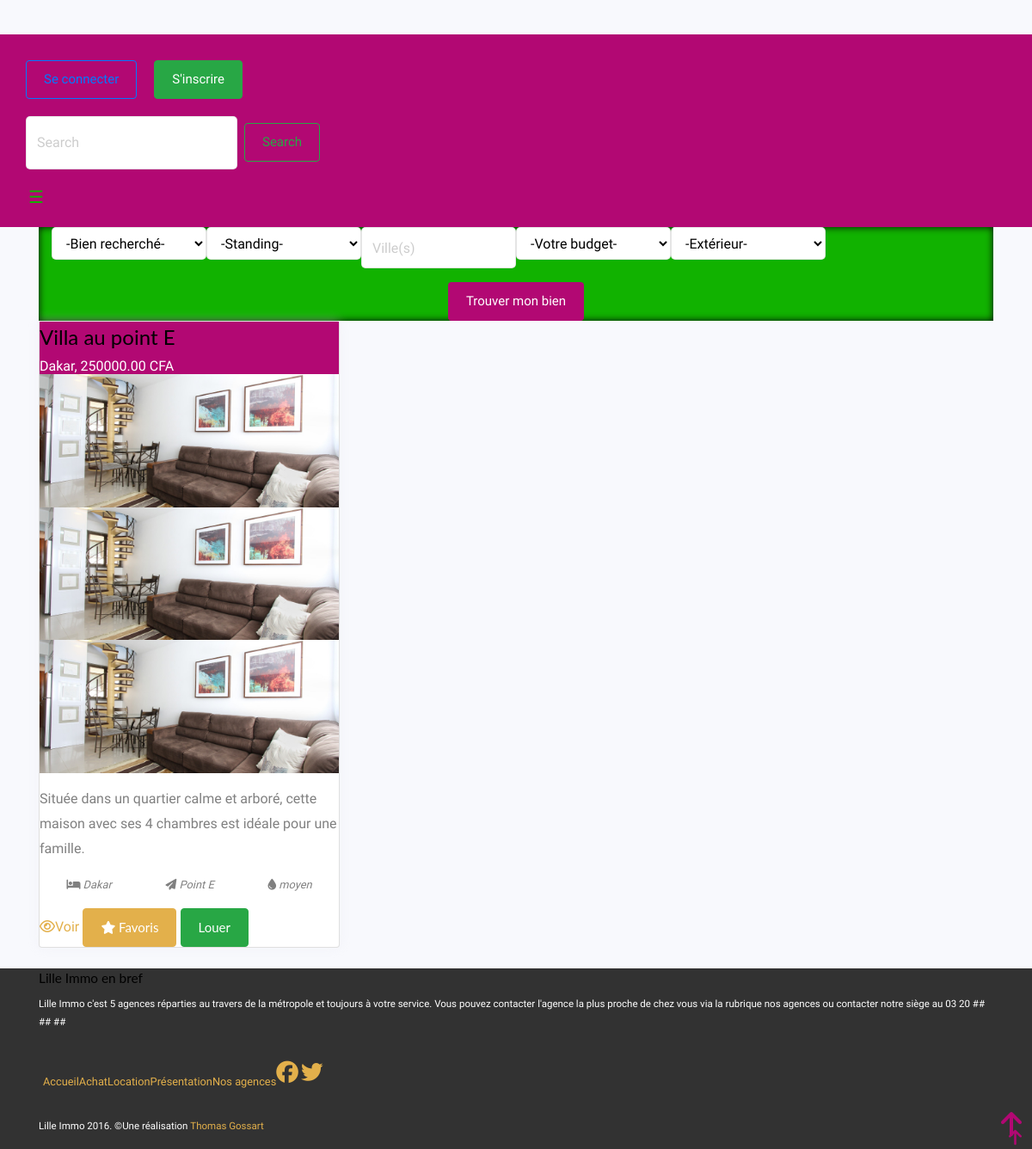
The page /annonces/ on the database its author committed.
### annonces/models.py (models this page shows)
class Annonce(models.Model):
    TANDING_CHOICES = [
        ('standard', 'Standard'),
        ('moyen', 'Moyen'),
        ('haut', 'Haut'),
    ]
    titre = models.CharField(max_length=200)
    proprietaire = models.ForeignKey(User, on_delete=models.CASCADE, related_name='annonces_proprietaire')
    locataire = models.ForeignKey(User, on_delete=models.CASCADE,null=True,blank=True, related_name='annonces_locataire')
    ville = models.CharField(max_length=100)
    quartier = models.CharField(max_length=100)
    prix = models.DecimalField(max_digits=10, decimal_places=2)
    description = models.TextField()
    standing = models.CharField(max_length=10, choices=TANDING_CHOICES)
    date_creation = models.DateTimeField(auto_now_add=True)
    louer=models.BooleanField(default=False)
    image = models.ImageField(upload_to='images', default=None)

### annonces/views.py (the view)
# urls.py: path('', views.accueil, name="home"),
def accueil(request):
    annonces = Annonce.objects.filter(louer=False).order_by('-date_creation')
    context = {'annonces': annonces}
    return render(request, 'annonces/accueil.html', context)

### templates/annonces/accueil.html (shortened to what this page needs)
{% extends 'base.html' %}
{% block content %}
<section class="container">
    <div class="container-fluid top_search p-x-1 p-y-1 m-b-3">
        <form>
          <div class="form-group m-x-1">
            <select class="form-control">
              <option>-Bien recherché-</option>
            </select>
          </div>
          <div class="form-group m-x-1">
            <select class="form-control">
              <option>-Standing-</option>
            </select>
          </div>
          <div class="form-group m-x-1">
            <input class="form-control" type="text" placeholder="Ville(s)">
          </div>
          <div class="form-group m-x-1">
            <select class="form-control">
              <option>-Votre budget-</option>
            </select>
          </div>
          <div class="form-group m-x-1">
            <select class="form-control">
              <option>-Extérieur-</option>
            </select>
          </div>
        </form>
        <button type="submit" class="btn" id="find_button">Trouver mon bien</button>
      </div>
  <div class="row">
    {% for annonce in annonces %}
    <div class="col-xs-12 col-sm-6 col-md-4">
      <article class="card">
        <div class="card-block text-xs-center head">
          <h4 class="card-title">{{ annonce.titre }} </h4>
          <h6 class="card-subtitle">{{ annonce.ville }}, {{ annonce.prix }} CFA</h6>
        </div>
        <figure>
          <img src="{{annonce.image.url}}" class="img-fluid hidden-sm-up" alt="appartement à vendre">
          <img src="{{annonce.image.url}}" class="img-fluid hidden-xs-down hidden-lg-up" alt="appartement à vendre">
          <img src="{{annonce.image.url}}" class="img-fluid hidden-md-down" alt="appartement à vendre">
        </figure>
        <div class="card-block text-xs-center">
          <p class="card-text">{{ annonce.description }}</p>
          <figure class="description">
            <span><i class="fa fa-bed" aria-hidden="true"></i> {{ annonce.ville }}</span>
            <span><i class="fa fa-paper-plane" aria-hidden="true"></i>  {{ annonce.quartier }} </span>
            <span><i class="fa fa-tint" aria-hidden="true"></i> {{ annonce.standing }} </span>
          </figure>
          <a href="#" class="card-link"><i class="fa fa-eye m-r-1" aria-hidden="true"></i>Voir</a>
          <button class="btn btn-primary m-r-1"><i class="fa fa-star" aria-hidden="true"></i> Favoris</button>
          <button class="btn btn-success">Louer</button>
        </div>
      </article>
    </div>
    {% endfor %}
  </div>
</section>
{% endblock %}

### static/css/main.css (style rules this page uses)
html { color: #222; font-size: 1em; line-height: 1.4; }
audio, canvas, iframe, img, svg, video { vertical-align: middle; }
body, #personal_space, .gallery, .description { display: flex; }
body { min-height: 100vh; width: 100%; flex-direction: column; }
a, a:hover { color: inherit; }
p, span, form, #find_button, figcaption { font-family: 'Open Sans', sans-serif; }
h2, h3, h4, h5, h6, a, .appeal { font-family: 'Reem Kufi', sans-serif; }
nav, footer, #find_button, #search_form h3, .head, #contact_button { color: white; }
#search_form, .top_search { background-color: #11b200; box-shadow: 0px 0px 8px black inset; }
#find_button, .head, #contact_button { background-color: #b20873; }
#find_button, #contact_button { display: block; margin-left: auto; margin-right: auto; }
.description { justify-content: space-around; font-size: 0.8em; font-style: italic; }
@media (min-width: 768px) { .top_search form { display: flex; flex-wrap: wrap; } }
@media (min-width: 768px) { .top_search .form-control { width: 180px; } }
body { margin: 0; padding-top: 40px; color: #2e323c; background: #f5f6fa; position: relative; height: 100%; }
.form-control { border: 1px solid #cfd1d8; -webkit-border-radius: 2px; -moz-border-radius: 2px; border-radius: 2px; font-size: .825rem; background: #ffffff; color: #2e323c; }
.card { background: #ffffff; -webkit-border-radius: 5px; -moz-border-radius: 5px; border-radius: 5px; border: 0; margin-bottom: 1rem; }
body { background:#f3f3f3; margin-top:20px; color: #616f80; }
.card { border: none; margin-bottom: 24px; -webkit-box-shadow: 0 0 13px 0 rgba(236,236,241,.44); box-shadow: 0 0 13px 0 rgba(236,236,241,.44); }

### rows shown on the page
Annonce: titre "Villa au point E", ville "Dakar", prix "250000.00", image (picture), description "Située dans un quartier calme et arboré, cette maison avec ses 4 chambres est idéale pour une famille.", quartier "Point E", standing "moyen"
